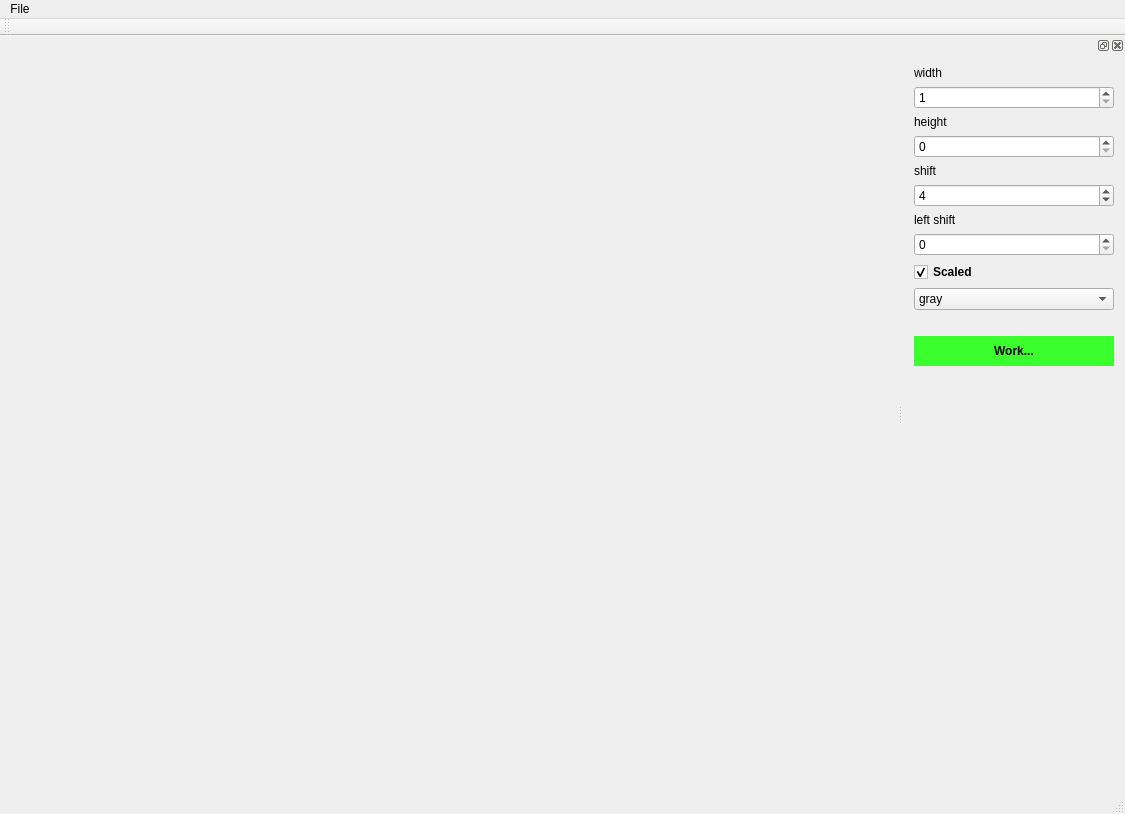
<?xml version="1.0" encoding="UTF-8"?>
<ui version="4.0">
 <class>MainWindow</class>
 <widget class="QMainWindow" name="MainWindow">
  <property name="geometry">
   <rect>
    <x>0</x>
    <y>0</y>
    <width>1125</width>
    <height>814</height>
   </rect>
  </property>
  <property name="windowTitle">
   <string>MainWindow</string>
  </property>
  <widget class="QWidget" name="centralWidget">
   <layout class="QVBoxLayout" name="verticalLayout">
    <item>
     <widget class="ImageOutput" name="widget" native="true"/>
    </item>
   </layout>
  </widget>
  <widget class="QMenuBar" name="menuBar">
   <property name="geometry">
    <rect>
     <x>0</x>
     <y>0</y>
     <width>1125</width>
     <height>21</height>
    </rect>
   </property>
   <widget class="QMenu" name="menuFile">
    <property name="title">
     <string>File</string>
    </property>
    <addaction name="actionOpen"/>
   </widget>
   <addaction name="menuFile"/>
  </widget>
  <widget class="QToolBar" name="mainToolBar">
   <attribute name="toolBarArea">
    <enum>TopToolBarArea</enum>
   </attribute>
   <attribute name="toolBarBreak">
    <bool>false</bool>
   </attribute>
  </widget>
  <widget class="QStatusBar" name="statusBar"/>
  <widget class="QDockWidget" name="dockWidget">
   <attribute name="dockWidgetArea">
    <number>2</number>
   </attribute>
   <widget class="QWidget" name="dockWidgetContents">
    <layout class="QVBoxLayout" name="verticalLayout_3">
     <item>
      <layout class="QVBoxLayout" name="verticalLayout_2">
       <item>
        <widget class="QLabel" name="label">
         <property name="text">
          <string>width</string>
         </property>
        </widget>
       </item>
       <item>
        <widget class="QSpinBox" name="sb_width">
         <property name="minimum">
          <number>1</number>
         </property>
         <property name="maximum">
          <number>9999999</number>
         </property>
         <property name="singleStep">
          <number>10</number>
         </property>
        </widget>
       </item>
       <item>
        <widget class="QLabel" name="label_2">
         <property name="text">
          <string>height</string>
         </property>
        </widget>
       </item>
       <item>
        <widget class="QSpinBox" name="sb_height">
         <property name="maximum">
          <number>99999999</number>
         </property>
        </widget>
       </item>
       <item>
        <widget class="QLabel" name="label_3">
         <property name="text">
          <string>shift</string>
         </property>
        </widget>
       </item>
       <item>
        <widget class="QSpinBox" name="spinBox">
         <property name="minimum">
          <number>0</number>
         </property>
         <property name="maximum">
          <number>32</number>
         </property>
         <property name="value">
          <number>4</number>
         </property>
        </widget>
       </item>
       <item>
        <widget class="QLabel" name="label_4">
         <property name="text">
          <string>left shift</string>
         </property>
        </widget>
       </item>
       <item>
        <widget class="QSpinBox" name="sb_lshift">
         <property name="maximum">
          <number>32</number>
         </property>
        </widget>
       </item>
       <item>
        <widget class="QCheckBox" name="chbscaled">
         <property name="font">
          <font>
           <weight>75</weight>
           <bold>true</bold>
          </font>
         </property>
         <property name="text">
          <string>Scaled</string>
         </property>
         <property name="checked">
          <bool>true</bool>
         </property>
        </widget>
       </item>
       <item>
        <widget class="QComboBox" name="cb_demoscale">
         <property name="minimumSize">
          <size>
           <width>200</width>
           <height>0</height>
          </size>
         </property>
         <item>
          <property name="text">
           <string>gray</string>
          </property>
         </item>
         <item>
          <property name="text">
           <string>simple</string>
          </property>
         </item>
         <item>
          <property name="text">
           <string>linear</string>
          </property>
         </item>
        </widget>
       </item>
       <item>
        <widget class="QLabel" name="lb_time_exec">
         <property name="font">
          <font>
           <weight>75</weight>
           <bold>true</bold>
          </font>
         </property>
         <property name="text">
          <string/>
         </property>
        </widget>
       </item>
       <item>
        <widget class="QLabel" name="lb_work">
         <property name="minimumSize">
          <size>
           <width>30</width>
           <height>30</height>
          </size>
         </property>
         <property name="font">
          <font>
           <weight>75</weight>
           <bold>true</bold>
          </font>
         </property>
         <property name="styleSheet">
          <string notr="true">background: rgb(58, 255, 44)</string>
         </property>
         <property name="text">
          <string>Work...</string>
         </property>
         <property name="alignment">
          <set>Qt::AlignCenter</set>
         </property>
        </widget>
       </item>
       <item>
        <spacer name="verticalSpacer">
         <property name="orientation">
          <enum>Qt::Vertical</enum>
         </property>
         <property name="sizeHint" stdset="0">
          <size>
           <width>20</width>
           <height>40</height>
          </size>
         </property>
        </spacer>
       </item>
      </layout>
     </item>
    </layout>
   </widget>
  </widget>
  <action name="actionOpen">
   <property name="text">
    <string>Open</string>
   </property>
  </action>
 </widget>
 <layoutdefault spacing="6" margin="11"/>
 <customwidgets>
  <customwidget>
   <class>ImageOutput</class>
   <extends>QWidget</extends>
   <header>imageoutput.h</header>
   <container>1</container>
  </customwidget>
 </customwidgets>
 <resources/>
 <connections/>
</ui>
